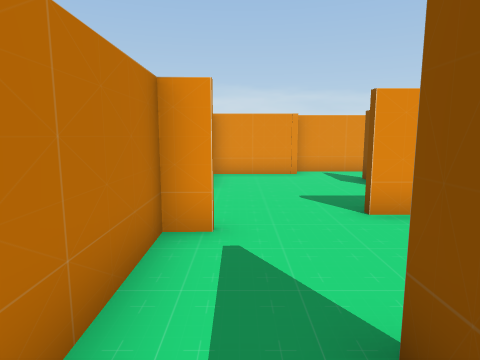
view 1 (above)

21 first-person views from a walk through a Unity game level. The camera is 1.3 m above the floor, tilts 8° down and sees 75° across. The floor is counted in squares, 1 m on a side. Each view is taken from the middle of a square. On the plan, view 1 faces up. The plan holds only what a view shows up to about 14 squares ahead; the rest is blank. The player character is not drawn.

view 2
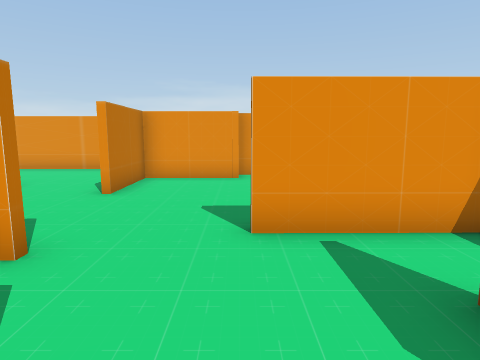

view 3
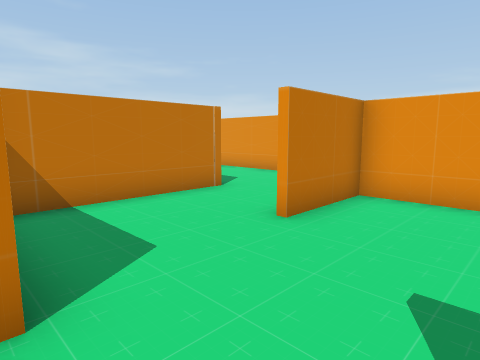

view 4
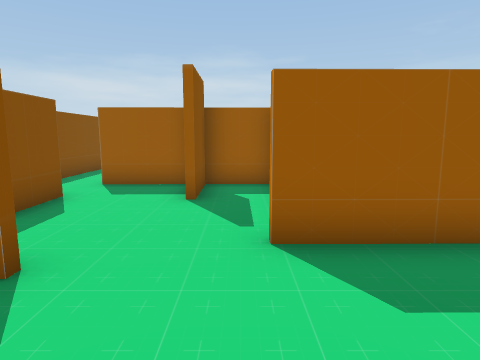

view 5
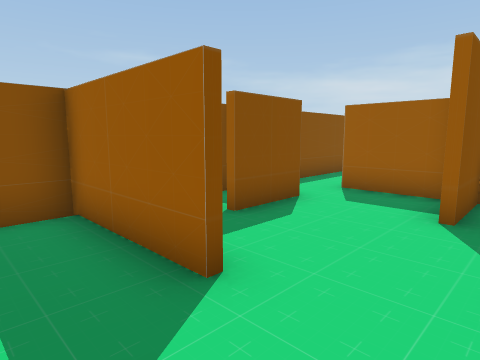

view 6
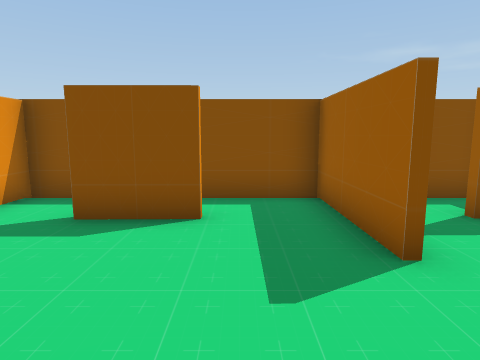

view 7
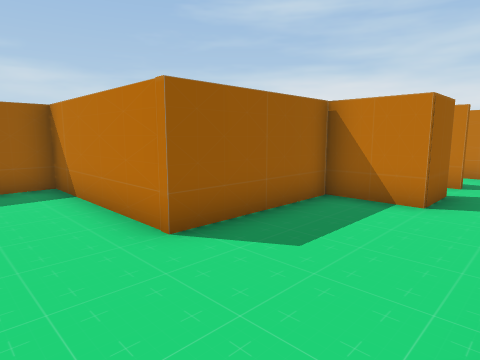

view 8
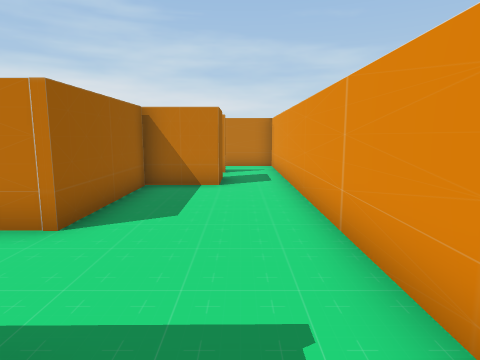

view 9
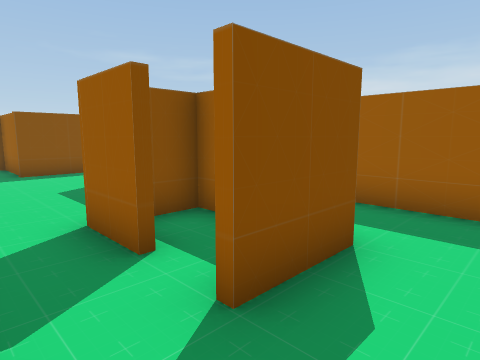

view 10
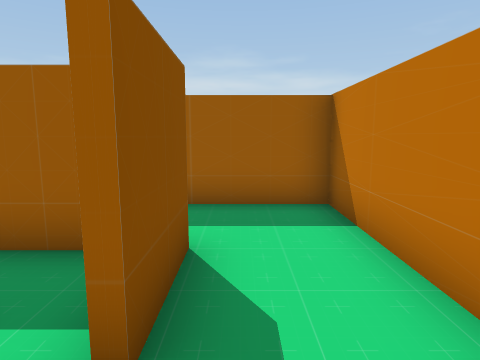

view 11
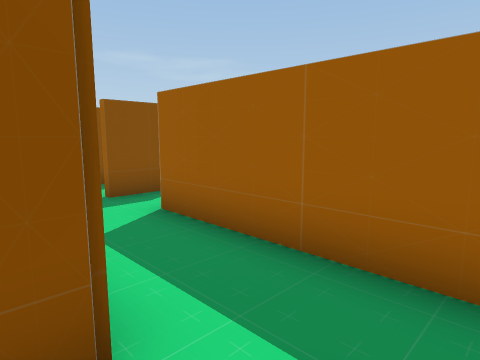

view 12
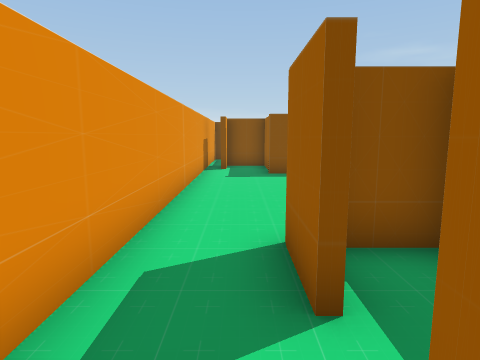

view 13
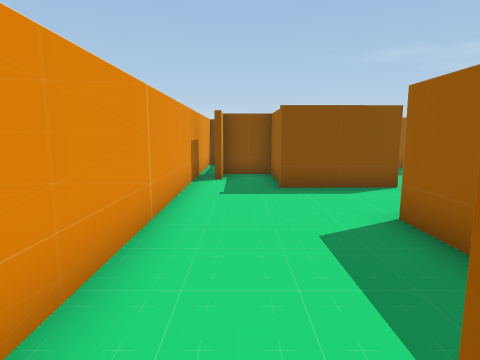

view 14
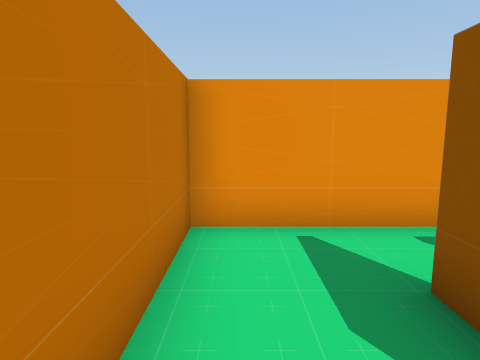

view 15
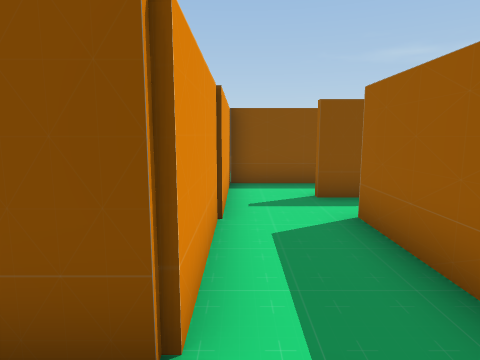

view 16
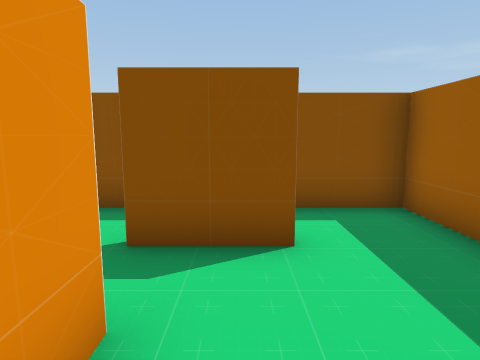

view 17
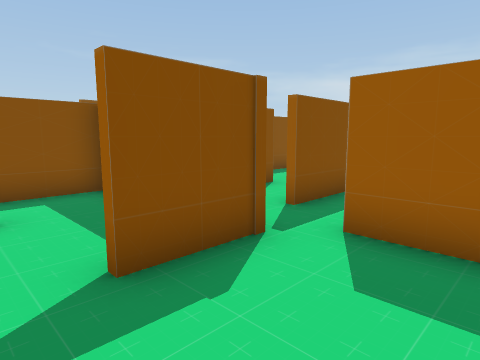

view 18
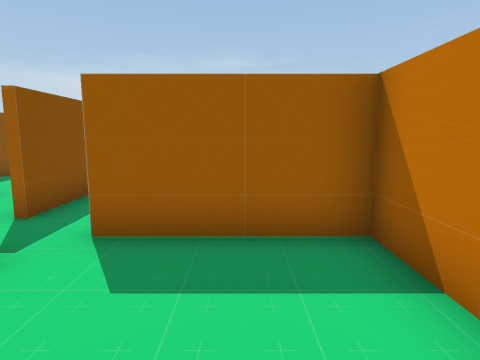

view 19
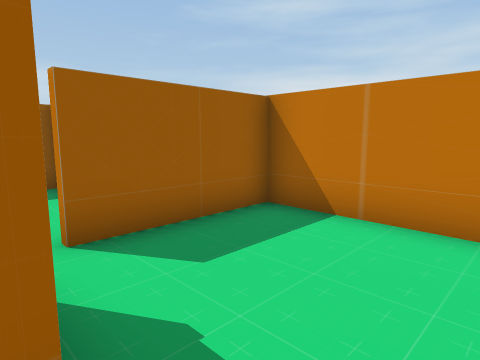

view 20
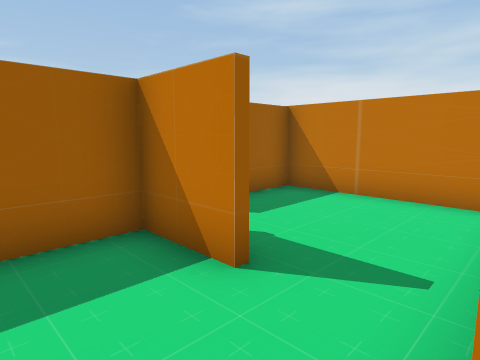

view 21
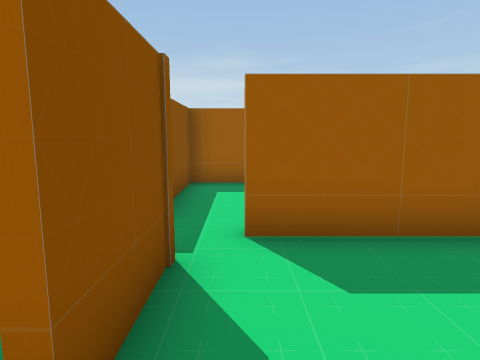

### Floor plan
Ten units are one square. View 1 is at (0, 0); x grows to the right and y downward. Boxes are objects, and circles mark ways between rooms. Rooms are numbered by the first view taken in them; rooms with no view inside come last. Other rooms are left out.
<svg viewBox="-142 -139 204 149">
<path fill="none" stroke="#000" d="M21 -53 45 -53M-3 -41 -11 -41 -10 -11M38 -75 38 -97M53 -51 21 -51M20 -107 -10 -107 -9 -79M-42 -75 -42 -43 -3 -43M39 -12 38 -33M36 -115 19 -115M14 4 38 4M-9 5 9 4 9 -18M-48 -93 -114 -93 -114 -115M-100 -115 -83 -115 -83 -95 -42 -95 -42 -75M-64 -64 -64 -74M-11 -79 -12 -109 18 -109 17 -126 5 -125M38 -134 -137 -134 -137 -71 -80 -71M-137 -62 -137 -21 -100 -21M-93 -28 -93 -49M-91 -49 -91 -30 -54 -30M-64 -52 -64 -64M-80 -69 -90 -69M57 -106 57 -116 36 -115M-44 -66 -44 -94M45 -53 57 -53 57 -79M-54 -30 -44 -30 -44 -51"/>
<circle cx="-25" cy="-85" r="3" fill="#2a7"/>
<circle cx="40" cy="-105" r="3" fill="#2a7"/>
<circle cx="40" cy="-65" r="3" fill="#2a7"/>
<circle cx="-75" cy="-70" r="3" fill="#2a7"/>
<circle cx="-60" cy="-80" r="3" fill="#2a7"/>
<circle cx="-90" cy="-55" r="3" fill="#2a7"/>
<circle cx="-60" cy="-45" r="3" fill="#2a7"/>
<circle cx="50" cy="-85" r="3" fill="#2a7"/>
<circle cx="-50" cy="-65" r="3" fill="#2a7"/>
<text x="10" y="-60">1</text>
<text x="-70" y="-110">2</text>
<text x="-120" y="-50">3</text>
<text x="-80" y="-50">4</text>
<text x="50" y="-100">5</text>
<text x="-50" y="-70">6</text>
<text x="50" y="-70">7</text>
<text x="-50" y="-50">8</text>
</svg>
Room 1 opens to room 2. Room 1 opens to room 5. Room 1 opens to room 7. Room 2 opens to room 4. Room 2 opens to room 6. Room 3 opens to room 4. Room 4 opens to room 8. Room 5 opens to room 7. Room 6 opens to room 8.

Where each view was taken, in squares from view 1:
view 1: 0 up, 0 right, facing up
view 2: 1 up, 2 right, facing up
view 3: 4 up, 2 right, facing up-left
view 4: 8 up, 0 right, facing down
view 5: 7 up, 0 right, facing down-right
view 6: 7 up, 1 left, facing right
view 7: 13 up, 2 left, facing down-left
view 8: 12 up, 0 right, facing left
view 9: 13 up, 13 left, facing down-right
view 10: 13 up, 12 left, facing down
view 11: 10 up, 13 left, facing down-right
view 12: 12 up, 12 left, facing right
view 13: 12 up, 9 left, facing right
view 14: 9 up, 13 left, facing up
view 15: 9 up, 13 left, facing right
view 16: 6 up, 10 left, facing right
view 17: 6 up, 12 left, facing down-right
view 18: 6 up, 12 left, facing down
view 19: 6 up, 9 left, facing down-left
view 20: 7 up, 7 left, facing down-left
view 21: 6 up, 10 left, facing down
